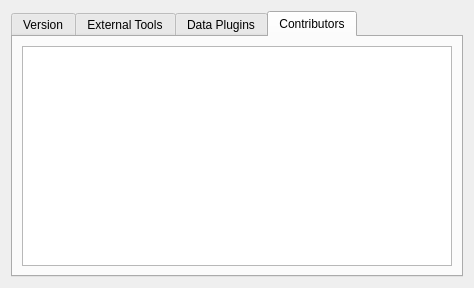
<?xml version="1.0" encoding="UTF-8"?>
<ui version="4.0">
 <class>Form</class>
 <widget class="QWidget" name="Form">
  <property name="geometry">
   <rect>
    <x>0</x>
    <y>0</y>
    <width>474</width>
    <height>288</height>
   </rect>
  </property>
  <property name="windowTitle">
   <string>About PyDM</string>
  </property>
  <layout class="QVBoxLayout" name="verticalLayout">
   <item>
    <widget class="QTabWidget" name="tabWidget">
     <property name="minimumSize">
      <size>
       <width>450</width>
       <height>0</height>
      </size>
     </property>
     <property name="tabShape">
      <enum>QTabWidget::Rounded</enum>
     </property>
     <property name="currentIndex">
      <number>3</number>
     </property>
     <widget class="QWidget" name="versionTab">
      <attribute name="title">
       <string>Version</string>
      </attribute>
      <layout class="QVBoxLayout" name="verticalLayout_2">
       <item>
        <spacer name="verticalSpacer">
         <property name="orientation">
          <enum>Qt::Vertical</enum>
         </property>
         <property name="sizeHint" stdset="0">
          <size>
           <width>20</width>
           <height>40</height>
          </size>
         </property>
        </spacer>
       </item>
       <item>
        <widget class="QLabel" name="label">
         <property name="sizePolicy">
          <sizepolicy hsizetype="Preferred" vsizetype="Maximum">
           <horstretch>0</horstretch>
           <verstretch>0</verstretch>
          </sizepolicy>
         </property>
         <property name="font">
          <font>
           <pointsize>24</pointsize>
           <weight>75</weight>
           <bold>true</bold>
          </font>
         </property>
         <property name="text">
          <string>PyDM</string>
         </property>
         <property name="textFormat">
          <enum>Qt::PlainText</enum>
         </property>
         <property name="scaledContents">
          <bool>false</bool>
         </property>
         <property name="alignment">
          <set>Qt::AlignCenter</set>
         </property>
        </widget>
       </item>
       <item>
        <widget class="QLabel" name="label_2">
         <property name="sizePolicy">
          <sizepolicy hsizetype="Preferred" vsizetype="Maximum">
           <horstretch>0</horstretch>
           <verstretch>0</verstretch>
          </sizepolicy>
         </property>
         <property name="text">
          <string>Version {version}</string>
         </property>
         <property name="alignment">
          <set>Qt::AlignCenter</set>
         </property>
        </widget>
       </item>
       <item>
        <spacer name="verticalSpacer_2">
         <property name="orientation">
          <enum>Qt::Vertical</enum>
         </property>
         <property name="sizeHint" stdset="0">
          <size>
           <width>20</width>
           <height>40</height>
          </size>
         </property>
        </spacer>
       </item>
      </layout>
     </widget>
     <widget class="QWidget" name="externalToolsTab">
      <attribute name="title">
       <string>External Tools</string>
      </attribute>
      <layout class="QVBoxLayout" name="verticalLayout_3">
       <item>
        <widget class="QTableWidget" name="externalToolsTableWidget"/>
       </item>
      </layout>
     </widget>
     <widget class="QWidget" name="dataPluginsTab">
      <attribute name="title">
       <string>Data Plugins</string>
      </attribute>
      <layout class="QVBoxLayout" name="verticalLayout_4">
       <item>
        <widget class="QTableWidget" name="dataPluginsTableWidget"/>
       </item>
      </layout>
     </widget>
     <widget class="QWidget" name="contributorsTab">
      <attribute name="title">
       <string>Contributors</string>
      </attribute>
      <layout class="QVBoxLayout" name="verticalLayout_5">
       <item>
        <widget class="QListWidget" name="contributorsListWidget"/>
       </item>
      </layout>
     </widget>
    </widget>
   </item>
  </layout>
 </widget>
 <resources/>
 <connections/>
</ui>
